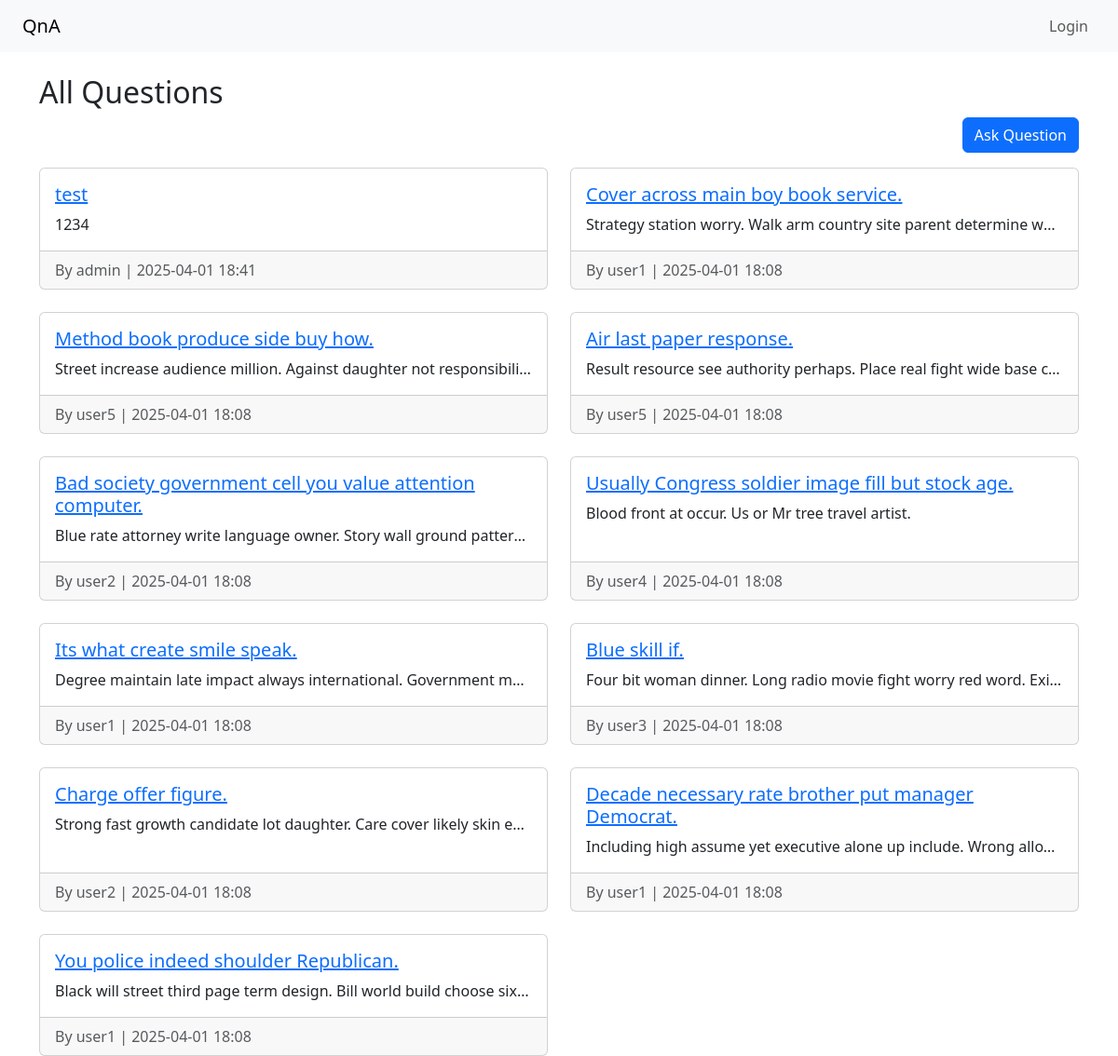
The page / on the database its author committed.
### qa/models.py (models this page shows, shortened)
class Question(models.Model):
    title = models.CharField(max_length=200)
    content = models.TextField()
    author = models.ForeignKey(User, on_delete=models.CASCADE)
    created_at = models.DateTimeField(auto_now_add=True)

### qa/views.py (the view)
# urls.py: path('', views.question_list, name='question_list'),
def question_list(request):
    questions = Question.objects.order_by('-created_at')
    return render(request, 'qa/question_list.html', {'questions': questions})

### qa/templates/qa/question_list.html
{% extends 'qa/base.html' %}
{% block content %}
<h2>All Questions</h2>
<div class="d-flex justify-content-end mb-3">
    <a href="{% url 'ask_question' %}" class="btn btn-primary">Ask Question</a>
</div>
<div class="row row-cols-1 row-cols-md-2 g-4">
    {% for question in questions %}
    <div class="col">
        <div class="card h-100">
            <div class="card-body">
                <h5 class="card-title">
                    <a href="{% url 'question_detail' question.pk %}">{{ question.title }}</a>
                </h5>
                <p class="card-text text-truncate">{{ question.content }}</p>
            </div>
            <div class="card-footer text-muted">
                By {{ question.author.username }} | {{ question.created_at|date:"Y-m-d H:i" }}
            </div>
        </div>
    </div>
    {% empty %}
    <p>No questions yet.</p>
    {% endfor %}
</div>
{% endblock %}

### qa/templates/qa/base.html (shortened to what this page needs)
<!DOCTYPE html>
<html lang="en">
<head>
    <link href="https://cdn.jsdelivr.net/npm/bootstrap@5.3.2/dist/css/bootstrap.min.css" rel="stylesheet">
</head>
<body>
<nav class="navbar navbar-expand-lg navbar-light bg-light px-4">
    <a class="navbar-brand" href="/">QnA</a>
    <div class="collapse navbar-collapse">
        <ul class="navbar-nav ms-auto">
            {% if user.is_authenticated %}
            <li class="nav-item">
                <span class="nav-link">👤 {{ user.username }}</span>
            </li>
            <li class="nav-item">
                <a class="nav-link" href="{% url 'ask_question' %}">Ask Question</a>
            </li>
            <li class="nav-item">
                <form action="{% url 'logout' %}" method="post">
                    {% csrf_token %}
                    <button type="submit" class="nav-link">Logout</button>
                </form>
            </li>
            {% else %}
            <li class="nav-item">
                <a class="nav-link" href="{% url 'login' %}">Login</a>
            </li>
            {% endif %}
        </ul>
    </div>
</nav>
<div class="container mt-4">
    {% block content %}
    {% endblock %}
</div>
</body>
</html>

### rows shown on the page
Question: title "test", content "1234", author.username "admin", created_at "2025-04-01 18:41"
Question: title "Cover across main boy book service.", content "Strategy station worry. Walk arm country site parent determine w…", author.username "user1", created_at "2025-04-01 18:08"
Question: title "Method book produce side buy how.", content "Street increase audience million. Against daughter not responsibili…", author.username "user5", created_at "2025-04-01 18:08"
Question: title "Air last paper response.", content "Result resource see authority perhaps. Place real fight wide base c…", author.username "user5", created_at "2025-04-01 18:08"
Question: title "Bad society government cell you value attention computer.", content "Blue rate attorney write language owner. Story wall ground patter…", author.username "user2", created_at "2025-04-01 18:08"
Question: title "Usually Congress soldier image fill but stock age.", content "Blood front at occur. Us or Mr tree travel artist.", author.username "user4", created_at "2025-04-01 18:08"
Question: title "Its what create smile speak.", content "Degree maintain late impact always international. Government m…", author.username "user1", created_at "2025-04-01 18:08"
Question: title "Blue skill if.", content "Four bit woman dinner. Long radio movie fight worry red word. Exi…", author.username "user3", created_at "2025-04-01 18:08"
Question: title "Charge offer figure.", content "Strong fast growth candidate lot daughter. Care cover likely skin e…", author.username "user2", created_at "2025-04-01 18:08"
Question: title "Decade necessary rate brother put manager Democrat.", content "Including high assume yet executive alone up include. Wrong allo…", author.username "user1", created_at "2025-04-01 18:08"
Question: title "You police indeed shoulder Republican.", content "Black will street third page term design. Bill world build choose six…", author.username "user1", created_at "2025-04-01 18:08"
